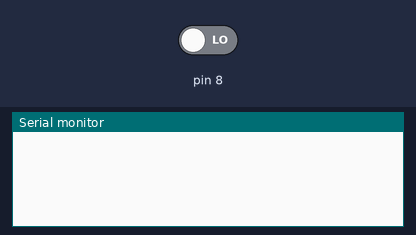
Bench run of a sketch on a simulated Arduino Uno, built with avr-gcc and run on an emulated ATmega328P. On the bench: the last lines printed to the serial monitor. The inputs (shaded band) are chosen by the test bench; at power-on: pin 8 LOW.

Above: at 1.2 s.
1.3 s: pin 8 driven HIGH
At 2.0 s:
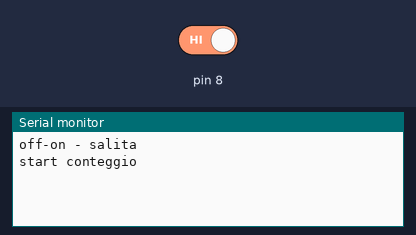
2.8 s: pin 8 driven LOW
At 3.2 s:
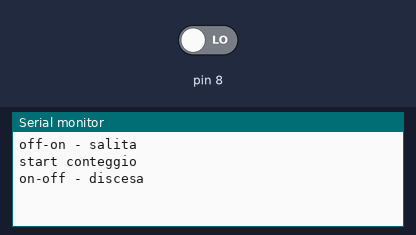

Measured:
- after the input at 1.3 s, the serial monitor: prints a new line at once (image 1)
- after the input at 2.8 s, the serial monitor: prints a new line at once (image 2)

The sketch:

001-composizione-a-stati.ino
```cpp
int stato = 0;
String codice = "";
int cifre = 0;

//variabili sketch contaclick n.43
bool tasto;
bool prev_tasto;
bool conteggio;
long t0;
long FINESTRA = 2000;
int click = 0;


void setup() {
  Serial.begin(9600);
  pinMode(8, INPUT);
}

void loop() {
  switch(stato){
    case 0:
      //conteggio dei click
      loop_contaclick();
    break;
    case 1:
      //accodamento cifre
      loop_accodacifre();
    break;
    case 2:
      //chiamata
      loop_callnumber();
    break;
  }
}

void loop_contaclick(){
  tasto = digitalRead(8);

  if (!prev_tasto && tasto) {
    Serial.println("off-on - salita");
    prev_tasto = tasto;

    //se il conteggio non è ancora attivo, lo faccio partire
    if (!conteggio) {
      conteggio = true;
        //salvo il tempo iniziale
        t0 = millis();
        Serial.println("start conteggio");
        //azzero i click
        click = 0;
    }

  }

  if (prev_tasto && !tasto) {
    Serial.println("on-off - discesa");
    prev_tasto = tasto;
    click++;
  }

  if (conteggio && ((millis() - t0) > FINESTRA) ){
    Serial.println("fine conteggio");
    conteggio = false;

    Serial.print("click: ");
    Serial.println(click);
    Serial.println("----------");
    stato = 1;
  }
}

void loop_accodacifre(){
  Serial.println("accoda");
  codice.concat(String(click));
  cifre++;
  if (cifre < 3) {
    stato = 0;
  } else {
    stato = 2;
  }
}

void loop_callnumber(){
  Serial.print("Chiamo il numero");
  Serial.println(codice);
  delay(3000);
  stato = 0;
  cifre = 0;
  codice = "";
  Serial.println("Clicca per comporre");

}
```
